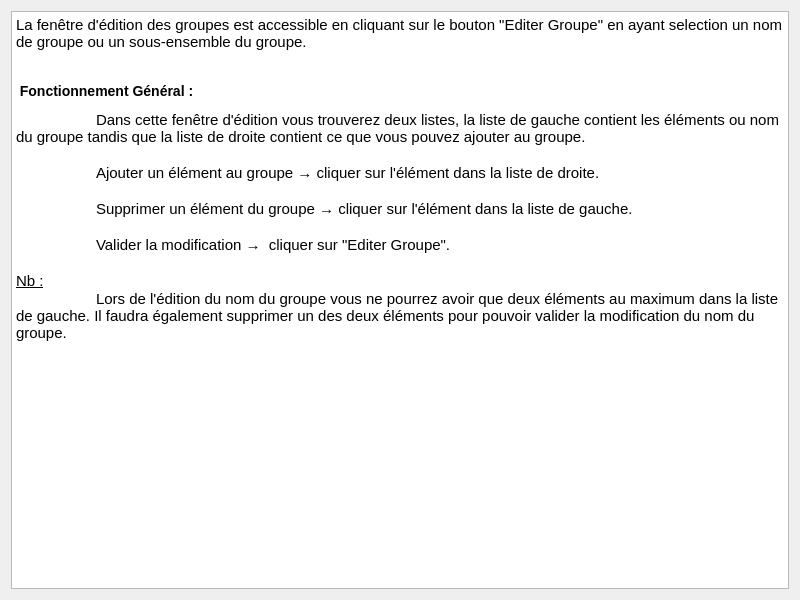
<?xml version="1.0" encoding="UTF-8"?>
<ui version="4.0">
 <class>AideEditGroupe</class>
 <widget class="QWidget" name="AideEditGroupe">
  <property name="windowModality">
   <enum>Qt::ApplicationModal</enum>
  </property>
  <property name="geometry">
   <rect>
    <x>0</x>
    <y>0</y>
    <width>800</width>
    <height>600</height>
   </rect>
  </property>
  <property name="windowTitle">
   <string>Aide Edition Groupe</string>
  </property>
  <layout class="QGridLayout" name="gridLayout">
   <item row="0" column="0">
    <widget class="QTextEdit" name="textEdit">
     <property name="readOnly">
      <bool>true</bool>
     </property>
     <property name="html">
      <string>&lt;!DOCTYPE HTML PUBLIC &quot;-//W3C//DTD HTML 4.0//EN&quot; &quot;http://www.w3.org/TR/REC-html40/strict.dtd&quot;&gt;
&lt;html&gt;&lt;head&gt;&lt;meta name=&quot;qrichtext&quot; content=&quot;1&quot; /&gt;&lt;style type=&quot;text/css&quot;&gt;
p, li { white-space: pre-wrap; }
&lt;/style&gt;&lt;/head&gt;&lt;body style=&quot; font-family:'Cantarell'; font-size:11pt; font-weight:400; font-style:normal;&quot;&gt;
&lt;p style=&quot; margin-top:0px; margin-bottom:0px; margin-left:0px; margin-right:0px; -qt-block-indent:0; text-indent:0px;&quot;&gt;La fenêtre d'édition des groupes est accessible en cliquant sur le bouton &amp;quot;Editer Groupe&amp;quot; en ayant selection un nom de groupe ou un sous-ensemble du groupe.&lt;/p&gt;
&lt;p style=&quot;-qt-paragraph-type:empty; margin-top:0px; margin-bottom:0px; margin-left:0px; margin-right:0px; -qt-block-indent:0; text-indent:0px;&quot;&gt;&lt;br /&gt;&lt;/p&gt;
&lt;p style=&quot; margin-top:14px; margin-bottom:12px; margin-left:0px; margin-right:0px; -qt-block-indent:0; text-indent:0px;&quot;&gt;&lt;span style=&quot; font-size:large; font-weight:600;&quot;&gt; Fonctionnement Général :&lt;/span&gt;&lt;/p&gt;
&lt;p style=&quot; margin-top:0px; margin-bottom:0px; margin-left:0px; margin-right:0px; -qt-block-indent:0; text-indent:0px;&quot;&gt;	Dans cette fenêtre d'édition vous trouverez deux listes, la liste de gauche contient les éléments ou nom du groupe tandis que la liste de droite contient ce que vous pouvez ajouter au groupe.&lt;/p&gt;
&lt;p style=&quot;-qt-paragraph-type:empty; margin-top:0px; margin-bottom:0px; margin-left:0px; margin-right:0px; -qt-block-indent:0; text-indent:0px;&quot;&gt;&lt;br /&gt;&lt;/p&gt;
&lt;p style=&quot; margin-top:0px; margin-bottom:0px; margin-left:0px; margin-right:0px; -qt-block-indent:0; text-indent:0px;&quot;&gt;	Ajouter un élément au groupe → cliquer sur l'élément dans la liste de droite.&lt;/p&gt;
&lt;p style=&quot;-qt-paragraph-type:empty; margin-top:0px; margin-bottom:0px; margin-left:0px; margin-right:0px; -qt-block-indent:0; text-indent:0px;&quot;&gt;&lt;br /&gt;&lt;/p&gt;
&lt;p style=&quot; margin-top:0px; margin-bottom:0px; margin-left:0px; margin-right:0px; -qt-block-indent:0; text-indent:0px;&quot;&gt;	Supprimer un élément du groupe → cliquer sur l'élément dans la liste de gauche.&lt;/p&gt;
&lt;p style=&quot;-qt-paragraph-type:empty; margin-top:0px; margin-bottom:0px; margin-left:0px; margin-right:0px; -qt-block-indent:0; text-indent:0px;&quot;&gt;&lt;br /&gt;&lt;/p&gt;
&lt;p style=&quot; margin-top:0px; margin-bottom:0px; margin-left:0px; margin-right:0px; -qt-block-indent:0; text-indent:0px;&quot;&gt;	Valider la modification →  cliquer sur &amp;quot;Editer Groupe&amp;quot;.&lt;/p&gt;
&lt;p style=&quot;-qt-paragraph-type:empty; margin-top:0px; margin-bottom:0px; margin-left:0px; margin-right:0px; -qt-block-indent:0; text-indent:0px;&quot;&gt;&lt;br /&gt;&lt;/p&gt;
&lt;p style=&quot; margin-top:0px; margin-bottom:0px; margin-left:0px; margin-right:0px; -qt-block-indent:0; text-indent:0px;&quot;&gt;&lt;span style=&quot; text-decoration: underline;&quot;&gt;Nb :&lt;/span&gt;&lt;/p&gt;
&lt;p style=&quot; margin-top:0px; margin-bottom:0px; margin-left:0px; margin-right:0px; -qt-block-indent:0; text-indent:0px;&quot;&gt;	Lors de l'édition du nom du groupe vous ne pourrez avoir que deux éléments au maximum dans la liste de gauche. Il faudra également supprimer un des deux éléments pour pouvoir valider la modification du nom du groupe.&lt;/p&gt;&lt;/body&gt;&lt;/html&gt;</string>
     </property>
    </widget>
   </item>
  </layout>
 </widget>
 <resources/>
 <connections/>
</ui>
